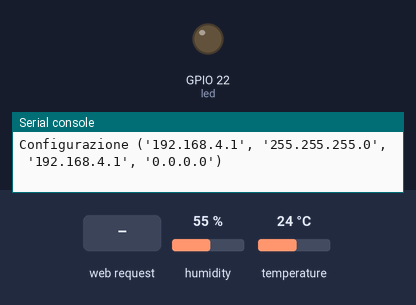
This program was run on a simulated ESP32 board running MicroPython. On the bench: output pins drawn as LEDs (lit = HIGH), the last lines printed to the serial console. Inputs (shaded band) come from the test bench; at power-on: humidity 55 %, temperature 24 °C. The board's own WiFi access point starts at once.

Above: at 6.2 s.
6.3 s: HTTP request GET /?LED=1 received
At 6.8 s:
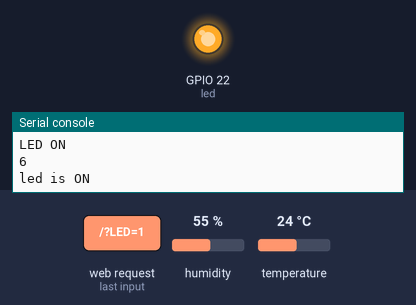
7.8 s: HTTP request GET /?LED=0 received
At 9.1 s:
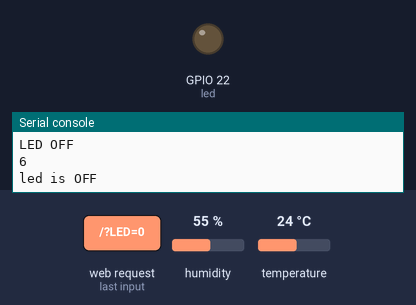
Timing chart, 0 to 10.8 s (numbered marks = the images above; inputs shaded):
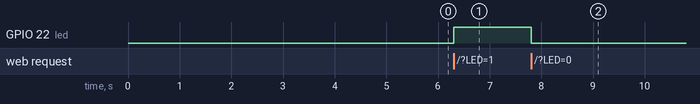

Measured:
- after the input at 6.3 s, GPIO 22 (led): LOW → HIGH at once
- after the input at 7.8 s, GPIO 22 (led): HIGH → LOW at once

The program:

1.py
```python
#****************************
#Librerie necessaria
#****************************
import network
from machine import Pin
import time
import socket
import dht
#****************************
#Configurazione LED
#****************************
led = Pin(22, Pin.OUT)
led.off()
#****************************
#Configurazione Access Point
#****************************
ssid = "ESP32_AP_SUCA"
password = "123456789"

ap = network.WLAN(network.AP_IF)
ap.active(True)
ap.config(essid = ssid, password = password)
while not ap.active():
    pass

print("Configurazione", ap.ifconfig())
#print("IP a cui connettersi: ", ap.ifconfig([0]))
#****************************
#Configurazione Socket Comun.
#AF_INET usa IPv4
#SOCK_STREAM usa TCP
#SOCK_DGRAM usa UDP
#****************************
s = socket.socket(socket.AF_INET, socket.SOCK_STREAM)
s.setsockopt(socket.SOL_SOCKET, socket.SO_REUSEADDR, 1)
s.bind(("", 80))
s.listen(5)
#****************************
#Configurazione DHT11
#****************************
global d
d = dht.DHT11(Pin(23))
time.sleep(5)
#****************************
#Funzione Web Page
#****************************
def web_page():
    for i in range(5):  # Prova fino a 5 volte
        try:
            d.measure()
            break
        except OSError as e:
            print("Errore al tentativo {}: {}".format(i + 1, e))
            time.sleep(2)
    t = d.temperature()
    h = d.humidity()

    if led.value()==1:
        led_state = 'ON'
        print('led is ON')
    elif led.value()==0:
        led_state = 'OFF'
        print('led is OFF')

    html_page = """
    <html>
        <head>
            <meta name="viewport" content="width=device-width, initial-scale=1">
            <meta http-equiv="refresh" content="1">
        </head>
        <body>
            <center><h2>ESP32 Web Server in MicroPython </h2></center>
            <center>
                <form>
                     <button type='submit' name="LED" value='1'> LED ON </button>
                     <button type='submit' name="LED" value='0'> LED OFF </button>
                </form>
            <center><h2>Temperatura e Umidità della tua torretta</h2></center>
            <center><p>Temperature is <strong>""" + str(t) + """ C.</strong>.</p></center>
            <center><p>Humidity is <strong>""" + str(h) + """ %.</strong>.</p></center>
            </center>
            <center><p>LED is now <strong>""" + led_state + """</strong>.</p></center>
        </body>
    </html>"""
    return html_page

while True:
    # Socket accept()
    conn, addr = s.accept()
    print("Got connection from %s" % str(addr))

    # Socket receive()
    request=conn.recv(1024)
    print("")
    print("")
    print("Content %s" % str(request))

    # Socket send()
    request = str(request)
    led_on = request.find('/?LED=1')
    led_off = request.find('/?LED=0')
    if led_on == 6:
        print('LED ON')
        print(str(led_on))
        led.value(1)
    elif led_off == 6:
        print('LED OFF')
        print(str(led_off))
        led.value(0)
    response = web_page()
    conn.send('HTTP/1.1 200 OKn')
    conn.send('Content-Type: text/htmln')
    conn.send('Connection: close\n')
    conn.sendall(response)

    # Socket close()
    conn.close()
```
